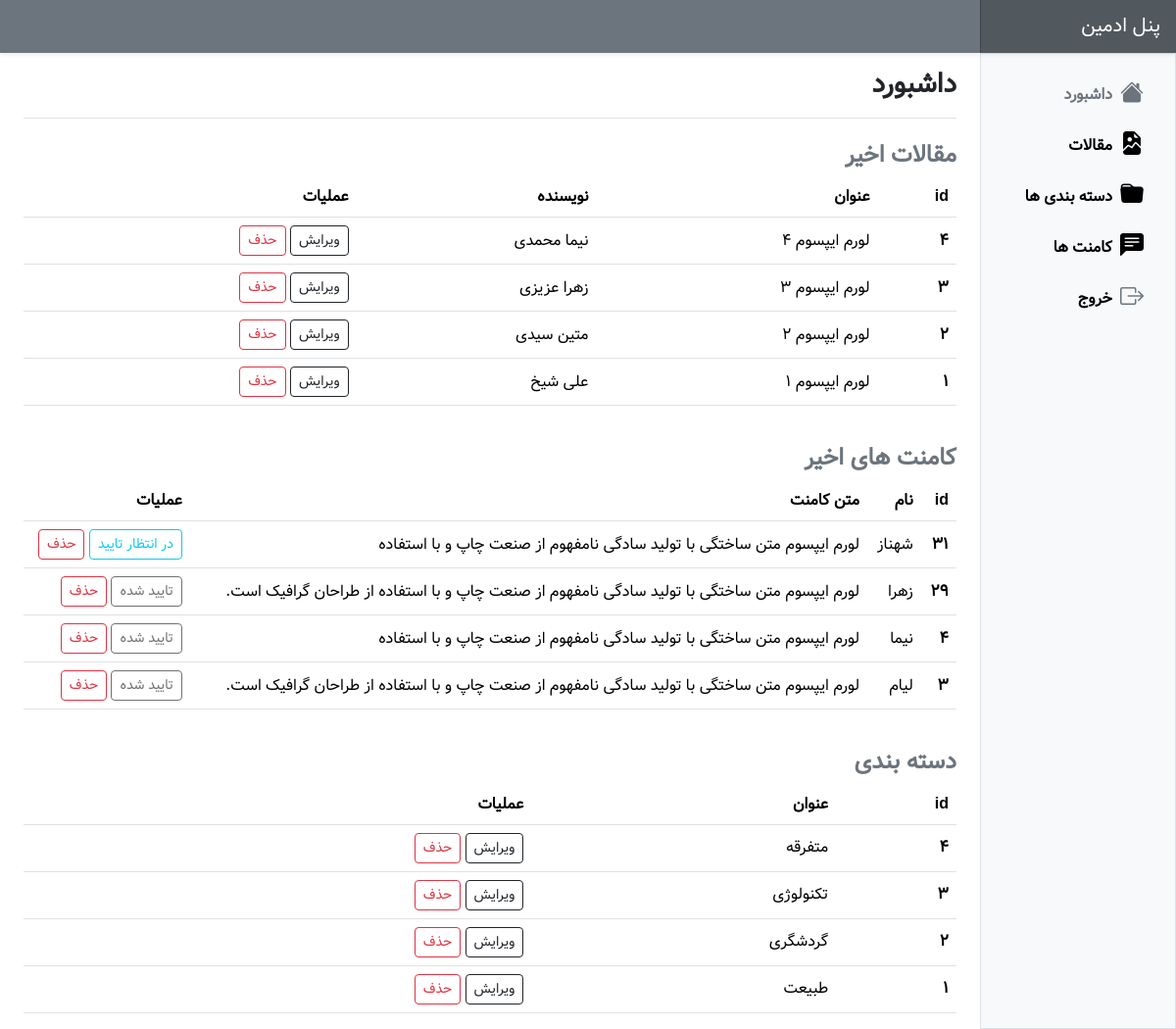
/admin-panel/index.php (signed in), run on the app's committed database.
### tables this page shows
CREATE TABLE `posts` (
  `id` int(11) NOT NULL,
  `title` varchar(255) NOT NULL,
  `body` text NOT NULL,
  `category_id` int(11) NOT NULL,
  `author` varchar(255) NOT NULL,
  `image` varchar(255) NOT NULL
);

CREATE TABLE `comments` (
  `id` int(11) NOT NULL,
  `name` varchar(255) NOT NULL,
  `comment` varchar(255) NOT NULL,
  `post_id` int(11) NOT NULL,
  `status` tinyint(1) NOT NULL DEFAULT 0
);

CREATE TABLE `categories` (
  `id` int(11) NOT NULL,
  `title` varchar(255) NOT NULL
);

### admin-panel/index.php (the view, shortened to what this page needs)
<?php
include './include/layout/header.php';
$posts = $db->query('SELECT * FROM posts ORDER BY id DESC LIMIT 5');
$comments = $db->query('SELECT * FROM comments ORDER BY id DESC LIMIT 5');
$categories = $db->query('SELECT * FROM categories ORDER BY id DESC');
?>
<div class="container-fluid">
    <div class="row">
        <?php include './include/layout/sidebar.php'; ?>
        <main class="col-md-9 ms-sm-auto col-lg-10 px-md-4">
            <div
                class="d-flex justify-content-between flex-wrap flex-md-nowrap align-items-center pt-3 pb-2 mb-3 border-bottom">
                <h1 class="fs-3 fw-bold">داشبورد</h1>
            </div>
            <div class="mt-4">
                <h4 class="text-secondary fw-bold">مقالات اخیر</h4>
                <?php if ($posts->rowCount() > 0): ?>
                    <div class="table-responsive small">
                        <table class="table table-hover align-middle">
                            <thead>
                                <tr>
                                    <th>id</th>
                                    <th>عنوان</th>
                                    <th>نویسنده</th>
                                    <th>عملیات</th>
                                </tr>
                            </thead>
                            <tbody>
                                <?php foreach ($posts as $post): ?>
                                    <tr>
                                        <th><?= $post['id'] ?></th>
                                        <td><?= $post['title'] ?></td>
                                        <td><?= $post['author'] ?></td>
                                        <td>
                                            <a
                                                href="pages/posts/edit.php?id=<?= $post['id'] ?>"
                                                class="btn btn-sm btn-outline-dark">ویرایش</a>
                                            <a
                                                href="index.php?entity=post&action=delete&id=<?= $post['id'] ?>"
                                                class="btn btn-sm btn-outline-danger">حذف</a>
                                        </td>
                                    </tr>
                                <?php endforeach ?>
                            </tbody>
                        </table>
                    </div>
                <?php else: ?>
                    <div class="alert alert-danger">مقاله ای یافت نشد...</div>
                <?php endif ?>
            </div>
            <div class="mt-4">
                <h4 class="text-secondary fw-bold">کامنت های اخیر</h4>
                <?php if ($comments->rowCount() > 0): ?>
                    <div class="table-responsive small">
                        <table class="table table-hover align-middle">
                            <thead>
                                <tr>
                                    <th>id</th>
                                    <th>نام</th>
                                    <th>متن کامنت</th>
                                    <th>عملیات</th>
                                </tr>
                            </thead>
                            <tbody>
                                <?php foreach ($comments as $comment): ?>
                                    <tr>
                                        <th><?= $comment['id'] ?></th>
                                        <td><?= $comment['name'] ?></td>
                                        <td><?= $comment['comment'] ?></td>
                                        <td>
                                            <?php if ($comment['status'] == 1): ?>
                                                <a class="btn btn-sm btn-outline-dark disabled">تایید شده</a>
                                            <?php elseif ($comment['status'] == 0): ?>
                                                <a href="index.php?entity=comment&action=approve&id=<?= $comment['id'] ?>" class="btn btn-sm btn-outline-info">در انتظار تایید</a>
                                            <?php endif ?>
                                            <a href="index.php?entity=comment&action=delete&id=<?= $comment['id'] ?>" class="btn btn-sm btn-outline-danger">حذف</a>
                                        </td>
                                    </tr>
                                <?php endforeach ?>
                            </tbody>
                        </table>
                    </div>
                <?php else: ?>
                    <div class="alert alert-danger">کامنتی یافت نشد...</div>
                <?php endif ?>
            </div>
            <div class="mt-4">
                <h4 class="text-secondary fw-bold">دسته بندی</h4>
                <?php if ($categories->rowCount() > 0): ?>
                    <div class="table-responsive small">
                        <table class="table table-hover align-middle">
                            <thead>
                                <tr>
                                    <th>id</th>
                                    <th>عنوان</th>
                                    <th>عملیات</th>
                                </tr>
                            </thead>
                            <tbody>
                                <?php foreach ($categories as $category): ?>
                                    <tr>
                                        <th><?= $category['id'] ?></th>
                                        <td><?= $category['title'] ?></td>
                                        <td>
                                            <a
                                                href="#"
                                                class="btn btn-sm btn-outline-dark">ویرایش</a>
                                            <a
                                                href="index.php?entity=category&action=delete&id=<?= $category['id'] ?>"
                                                class="btn btn-sm btn-outline-danger">حذف</a>
                                        </td>
                                    </tr>
                                <?php endforeach ?>
                            </tbody>
                        </table>
                    </div>
                <?php else: ?>
                    <div class="alert alert-danger">دسته بندی ای یافت نشد...</div>
                <?php endif ?>
            </div>
        </main>
    </div>
</div>
<?php include './include/layout/footer.php' ?>

### admin-panel/assets/css/style.css (style rules this page uses)
body { font-family: "Vazir", sans-serif; }
td, th { font-size: 1rem; }

### data on the page
posts: id "4", title "لورم ایپسوم 4", author "نیما محمدی"
posts: id "3", title "لورم ایپسوم 3", author "زهرا عزیزی"
posts: id "2", title "لورم ایپسوم 2", author "متین سیدی"
posts: id "1", title "لورم ایپسوم 1", author "علی شیخ"
comments: id "31", name "شهناز", comment "لورم ایپسوم متن ساختگی با تولید سادگی نامفهوم از صنعت چاپ و با استفاده"
comments: id "29", name "زهرا", comment "لورم ایپسوم متن ساختگی با تولید سادگی نامفهوم از صنعت چاپ و با استفاده از طراحان گرافیک است.", status "تایید شده"
comments: id "4", name "نیما", comment "لورم ایپسوم متن ساختگی با تولید سادگی نامفهوم از صنعت چاپ و با استفاده", status "تایید شده"
comments: id "3", name "لیام", comment "لورم ایپسوم متن ساختگی با تولید سادگی نامفهوم از صنعت چاپ و با استفاده از طراحان گرافیک است.", status "تایید شده"
categories: id "4", title "متفرقه"
categories: id "3", title "تکنولوژی"
categories: id "2", title "گردشگری"
categories: id "1", title "طبیعت"
